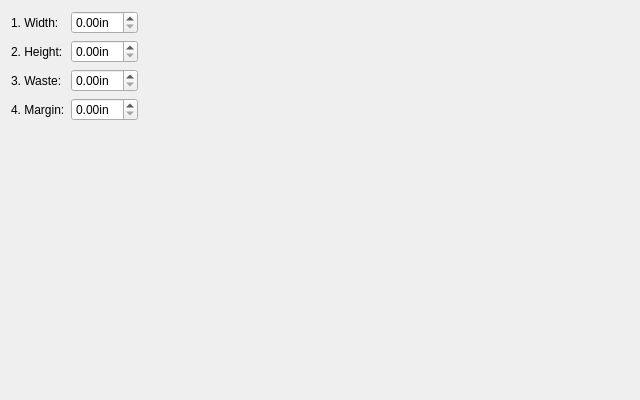
<?xml version="1.0" encoding="UTF-8"?>
<ui version="4.0">
 <class>TemplateDesignerEllipsePage</class>
 <widget class="QWidget" name="TemplateDesignerEllipsePage">
  <property name="geometry">
   <rect>
    <x>0</x>
    <y>0</y>
    <width>640</width>
    <height>400</height>
   </rect>
  </property>
  <property name="sizePolicy">
   <sizepolicy hsizetype="Minimum" vsizetype="Minimum">
    <horstretch>0</horstretch>
    <verstretch>0</verstretch>
   </sizepolicy>
  </property>
  <property name="minimumSize">
   <size>
    <width>640</width>
    <height>400</height>
   </size>
  </property>
  <property name="windowTitle">
   <string>Form</string>
  </property>
  <layout class="QGridLayout" name="gridLayout_2">
   <item row="0" column="0">
    <layout class="QHBoxLayout" name="horizontalLayout">
     <item>
      <layout class="QGridLayout" name="gridLayout">
       <item row="3" column="1">
        <widget class="QDoubleSpinBox" name="marginSpin">
         <property name="accelerated">
          <bool>true</bool>
         </property>
         <property name="suffix">
          <string notr="true">in</string>
         </property>
        </widget>
       </item>
       <item row="4" column="1">
        <spacer name="verticalSpacer_2">
         <property name="orientation">
          <enum>Qt::Vertical</enum>
         </property>
         <property name="sizeHint" stdset="0">
          <size>
           <width>20</width>
           <height>40</height>
          </size>
         </property>
        </spacer>
       </item>
       <item row="1" column="0">
        <widget class="QLabel" name="label_3">
         <property name="text">
          <string>2. Height:</string>
         </property>
        </widget>
       </item>
       <item row="0" column="0">
        <widget class="QLabel" name="label_2">
         <property name="text">
          <string>1. Width:</string>
         </property>
        </widget>
       </item>
       <item row="2" column="0">
        <widget class="QLabel" name="label_4">
         <property name="text">
          <string>3. Waste:</string>
         </property>
        </widget>
       </item>
       <item row="0" column="1">
        <widget class="QDoubleSpinBox" name="wSpin">
         <property name="accelerated">
          <bool>true</bool>
         </property>
         <property name="suffix">
          <string notr="true">in</string>
         </property>
        </widget>
       </item>
       <item row="3" column="0">
        <widget class="QLabel" name="label_5">
         <property name="text">
          <string>4. Margin:</string>
         </property>
        </widget>
       </item>
       <item row="2" column="1">
        <widget class="QDoubleSpinBox" name="wasteSpin">
         <property name="accelerated">
          <bool>true</bool>
         </property>
         <property name="suffix">
          <string notr="true">in</string>
         </property>
        </widget>
       </item>
       <item row="1" column="1">
        <widget class="QDoubleSpinBox" name="hSpin">
         <property name="accelerated">
          <bool>true</bool>
         </property>
         <property name="suffix">
          <string notr="true">in</string>
         </property>
        </widget>
       </item>
      </layout>
     </item>
     <item>
      <widget class="QLabel" name="label">
       <property name="sizePolicy">
        <sizepolicy hsizetype="Expanding" vsizetype="Preferred">
         <horstretch>0</horstretch>
         <verstretch>0</verstretch>
        </sizepolicy>
       </property>
       <property name="text">
        <string/>
       </property>
       <property name="pixmap">
        <pixmap resource="../images.qrc">:/images/TemplateDesigner/ex-ellipse-size.png</pixmap>
       </property>
       <property name="alignment">
        <set>Qt::AlignCenter</set>
       </property>
      </widget>
     </item>
    </layout>
   </item>
   <item row="1" column="0">
    <spacer name="verticalSpacer">
     <property name="orientation">
      <enum>Qt::Vertical</enum>
     </property>
     <property name="sizeHint" stdset="0">
      <size>
       <width>20</width>
       <height>65</height>
      </size>
     </property>
    </spacer>
   </item>
  </layout>
 </widget>
 <resources>
  <include location="../images.qrc"/>
 </resources>
 <connections/>
</ui>
